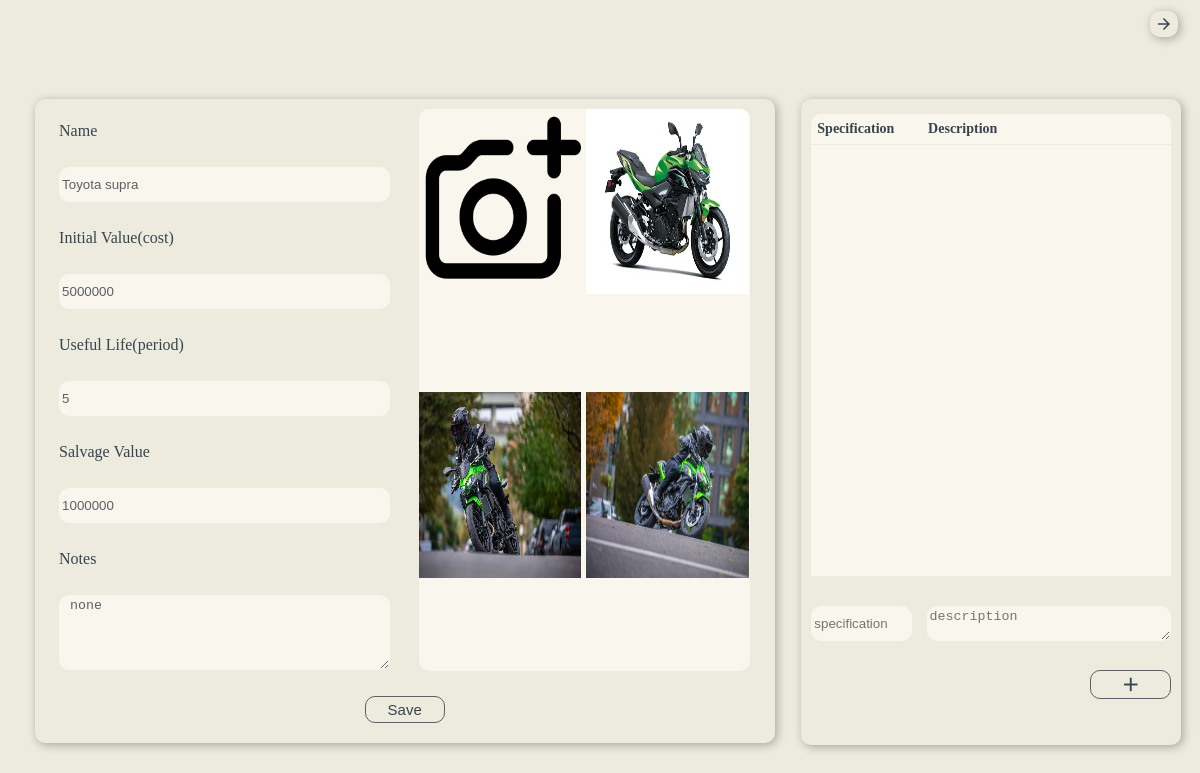
/asset_form/2/ (signed in), run on the app's committed database.
### assets/models.py (models this page shows)
class Assets(models.Model):
    Business = models.ForeignKey(Business, on_delete=models.CASCADE, blank=True, null=True)
    TaxYear = models.ForeignKey(TaxYear, on_delete=models.CASCADE, blank=True, null=True)
    Date = models.DateTimeField(auto_now=True)
    Name = models.CharField(blank=False, null=False, max_length=40)
    InitialValue = models.IntegerField(blank=False, null=False, default=0)
    CurrentValue = models.IntegerField(blank=False, null=False, default=0)
    DepreciationRate = models.IntegerField(blank=False, null=False, default=0)
    AnnualDepreciation = models.IntegerField(blank=False, null=False, default=0)
    SalvageValue = models.IntegerField(blank=False, null=False, default=0)
    UsefulLife = models.IntegerField(blank=False, null=False, default=0)
    Notes = models.TextField(blank=False, null=False, max_length=200, default='non')

class AssetPhotos(models.Model):
    Asset = models.ForeignKey(Assets, on_delete=models.CASCADE, blank=True, null=False)
    Date = models.DateTimeField(auto_now=True)
    Photo = models.ImageField(null=False, upload_to='asset', width_field=None, height_field=None)

### assets/views.py (the view, shortened to what this page needs)
# urls.py: path("asset_form/", asset_form, name="asset_form"),
def asset_form(request, id=0):
    asset = None
    specifications = None
    photos = None
    change = 0
    view_image = None
    try:
        check = Employee.objects.get(User=request.user.id)
        buss = check.Business
        tax_year = get_tax_year(buss)
        try:
            asset = Assets.objects.get(Business=buss, pk=id)
            specifications = AssetSpecification.objects.filter(Asset=asset)
            photos = AssetPhotos.objects.filter(Asset=asset)
        except Assets.DoesNotExist:
            if request.method == 'POST':
                if 'asset' in request.POST:
                    name, initial_value, useful_life, salvage_value, notes, photos = get_form_input(request)
                    depreciation_amount, annual_depreciation, depreciation_rate = (
                        annual_depreciation_calculater(initial_value, salvage_value, useful_life))
                    try:
                        asset = Assets(Business=buss, TaxYear=tax_year, Name=name, InitialValue=initial_value,
                                       CurrentValue=initial_value, DepreciationRate=depreciation_rate,
                                       AnnualDepreciation=annual_depreciation, SalvageValue=salvage_value,
                                       UsefulLife=useful_life, Notes=notes)
                        asset.save()
                        messages.success(request, f'asset listed successfully')
                        time.sleep(10)
                        return redirect(f'/asset_form/{asset.id}/')
                    except Exception as e:
                        messages.error(request, f'{e}')
    except Employee.DoesNotExist:
        messages.error(request, 'failed to process your profile')
    context = {
        'asset': asset,
        'specifications': specifications,
        'photos': photos,
        'view_image': view_image,
    }
    return render(request, 'AssetForm.html', context)

### statements/ProfitAndLoss.py (called while the page is built)
def get_tax_year(buss):
    today = datetime.now(timezone.utc)
    try:
        this_year = TaxYear.objects.get(Business=buss, TaxYearStart__lte=today, TaxYearEnd__gte=today)
    except TaxYear.DoesNotExist:
        this_year = None
    return this_year

### templates/AssetForm.html (shortened to what this page needs)
{%load static%}
<link rel="stylesheet" type="text/css" href="{% static 'css/AssetForm.css'%}" xmlns="http://www.w3.org/1999/html">
<link rel="stylesheet" href="https://cdnjs.cloudflare.com/ajax/libs/font-awesome/4.7.0/css/font-awesome.min.css">
<div class="Navigation">
    <button type="button" onclick="window.location.href='/assets/';">
        <i class="material-icons" style="font-size:18px;">arrow_forward</i>
    </button>
</div>
<form method="post"  enctype="multipart/form-data" id="assetForm">
    <div class="container">
        <label for="name">Name</label>
        <input type="text" id="name" name="name" {%if asset.Name%} value="{{asset.Name}}" disabled {%else%} required {%endif%} maxlength="25" placeholder="Name">
        <label for="Initial Value">Initial Value(cost)</label>
        <input type="number" id="Initial Value" name="initial_value" {%if asset.InitialValue%} value="{{asset.InitialValue}}" disabled {%else%} required {%endif%} placeholder="Amount">
        <label for="UsefulLife">Useful Life(period)</label>
        <input type="number" id="UsefulLife" name="useful_life" {%if asset.UsefulLife%} value="{{asset.UsefulLife}}" disabled {%else%} required {%endif%} placeholder="Useful life in years">
        <label for="SalvageValue">Salvage Value</label>
        <input type="number" id="SalvageValue" name="salvage_value" {%if asset.SalvageValue%} value="{{asset.SalvageValue}}" disabled {%else%} required {%endif%} placeholder="Quantity">
        <label for="Notes">Notes</label>
        <textarea id="Notes" name="notes" placeholder="add notes" maxlength="198">{%if asset.Notes%}{{asset.Notes}}{%endif%}</textarea>
    </div>
    <div class="img_container">
        <label for="AssetImage">
            <img src="{% static '/appdefaults/add-photo1.png' %}" alt="add image">
        </label>
        {%if photos%}
            {%for p in photos%}
                <button type="submit" class="saved_images" name="view_image" value="{{p.id}}">
                    <img src="{{p.Photo.url}}" alt="asset photo">
                </button>
            {%endfor%}
        {%endif%}
    </div>
    <div class="but">
        <button type = 'submit' class = 'save' name="asset">Save</button>
    </div>
</form>
<div class="specifications">
    <table>
        <thead>
            <tr>
                <th class="th1">Specification</th>
                <th class="th2">Description</th>
            </tr>
        </thead>
    </table>
    <form method="post">
        <div class="asset_specifications">
            <input type="text" name="title" maxlength="20" required placeholder="specification">
            <textarea name="description" required  maxlength="98" placeholder="description"></textarea>
        </div>
        <button type="submit" name="asset_specification">
            <i class="material-icons" style="font-size:23px;">add</i>
        </button>
    </form>
</div>

### static/css/AssetForm.css (style rules this page uses)
.Navigation { display:flex; align-items:center; justify-content:flex-end; align-self:flex-start; gap:10px; position:relative; width:95%; height:32px; border-radius:10px; }
.Navigation button { display:flex; align-items:center; justify-content:center; width:auto; height:80%; color:rgb(54, 69, 79); padding:5px; background:transparent; border:hidden; border-radius:10px; box-shadow:2px 2px 10px rgba(10, 10, 10, 0.3); }
form { display:flex; flex-wrap:wrap; align-items:flex-start; justify-content:space-around; position:relative;; width:60%; height:78%; padding-left:10px; padding-right:10px; padding-top:10px; padding-bottom:10px; background:#EDEADE; border-radius:10px; box-shadow:2px 2px 10px rgba(10, 10, 10, 0.3); }
form label { color:rgb(54, 69, 79); }
form input { width:100%; height:35px; color:#5D6166; background:#F9F6EE; border:1px solid #F9F6EE; border-radius:10px; }
form textarea { width:100%; height:75px; color:#5D6166; background:#F9F6EE; border:1px solid #F9F6EE; border-radius:10px; }
.but { display:flex; align-items:center; justify-content:space-around; width:100%; height:30px; border-radius:10px; }
.but button { align-self:flex-end; width:80px; height:90%; color:rgb(54, 69, 79); font-size:15px; padding:2px; background:transparent; border:1px solid #5D6166; border-radius:10px; }
.container { display:flex; flex-direction:column; align-items:flex-start; justify-content:space-around; position:relative; width:46%; height:92%; }
.img_container { display:flex; flex-wrap:wrap; align-items:flex-start; justify-content:flex-start; position:relative; row-gap:5px; column-gap:5px; width:46%; height:90%; background:#F9F6EE; overflow-y:scroll; border-radius:10px; }
.img_container label { display:flex; width:49%; height:33%; }
.saved_images { display:flex; align-items:center; justify-content:center; width:49%; height:33%; padding:0px; border:hidden; }
img { width:100%; height:100%; }
.specifications { display:flex; flex-direction:column; align-items:center; justify-content:space-between; position:relative; width:30%; height:77%; padding-left:10px; padding-right:10px; padding-top:15px; padding-bottom:15px; background:#EDEADE; border-radius:10px; box-shadow:2px 2px 10px rgba(10, 10, 10, 0.3); }
.specifications table { display:flex; flex-direction:column; align-items:center; justify-content:flex-start; position:relative; width:100%; height:75%; background:#F9F6EE; border-radius:10px 10px 0px 0px; overflow-y:scroll; }
thead { position:sticky; top:0; z-index:2; width:100%; height:30px; border-radius:10px 10px 0px 0px; border-bottom:1px solid #EDEADE; }
tr { display:flex; align-items:center; justify-content:space-around; position:relative; width:100%; color:rgb(54, 69, 79); font-size:14px; font-weight:500; }
thead tr { height:30px; }
th { display:flex; flex-direction:column; align-items:flex-start; justify-content:center; margin-left:5px; }
.th1 { width:30%; height:100%; }
.th2 { width:70%; height:100%; }
.specifications form { display:flex; flex-wrap:wrap; align-items:center; justify-content:flex-end; position:relative; width:100%; height:20%; padding:0px; box-shadow:none; }
.asset_specifications { display:flex; flex-wrap:wrap; align-items:center; justify-content:space-between; position:relative; width:100%; height:35px; }
.asset_specifications input { width:28%; height:100%; }
.asset_specifications textarea { width:68%; height:100%; }
.specifications button { display:flex; align-items:center; justify-content:center; align-self:center; width:81px; height:29px; color:rgb(54, 69, 79); font-size:15px; padding:2px; background:transparent; border:1px solid #5D6166; border-radius:10px; }

### data on the page
Assets: name "Toyota supra", initial_value "5000000", useful_life "5", salvage_value "1000000", notes "none"
AssetPhotos: {{ p.id }} 6 (drawn), Photo (picture)
AssetPhotos: {{ p.id }} 19 (drawn), Photo (picture)
AssetPhotos: {{ p.id }} 21 (drawn), Photo (picture)
